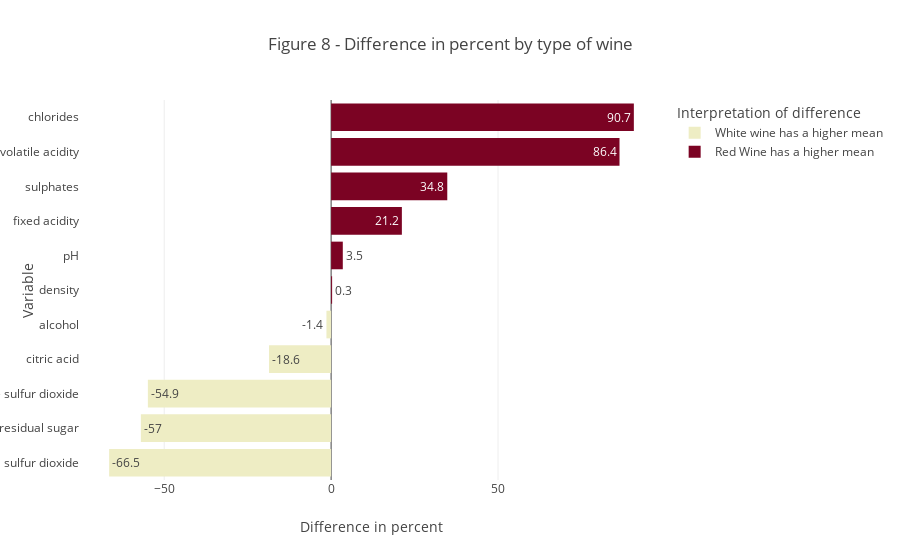

The code cell stored with this chart in its notebook:
### Markdown cell above
To summarize our findings, the following graph displays the difference in percent between the two means.

### Code cell
def interpretation_difference(difference):
    if difference  >=0:
        return "Red Wine has a higher mean"
    else:
        return "White wine has a higher mean"

lets_go_to_the_bar = a_bottle_ticket
lets_go_to_the_bar["Interpretation of difference"] = lets_go_to_the_bar["Difference (raw value)"].apply(interpretation_difference) #as a reminder, this table contains the mean of red and whites wine for each variable, their difference and their difference in percent.

lets_go_to_the_bar = px.bar(lets_go_to_the_bar[lets_go_to_the_bar["Statistics"] == "mean"], x="Difference in percent", y="Variable", color = "Interpretation of difference", 
                   title="Figure 8 - Difference in percent by type of wine",
                    text="Difference in percent",
                   color_discrete_map={"Red Wine has a higher mean": "rgb(123,3,35)", "White wine has a higher mean": "rgb(238, 237, 196)"},
                  template = "none")
lets_go_to_the_bar.update_layout(height=540)
lets_go_to_the_bar.update_layout(title_x=0.5)

lets_go_to_the_bar.show()

#Export lets_go_to_the_bar.write_image("Exported Graphs Library/Difference in percent by type of wine.png",scale = 12)

### Figure 1 — Plotly figure (JSON) as saved in the notebook; plotly's stock layout.template omitted (floating-point values rounded to 4 significant figures)
{"data": [{"alignmentgroup": "True", "hovertemplate": "Interpretation of difference=White wine has a higher mean<br>Difference in percent=%{text}<br>Variable=%{y}<extra></extra>", "legendgroup": "White wine has a higher mean", "marker": {"color": "rgb(238, 237, 196)", "pattern": {"shape": ""}}, "name": "White wine has a higher mean", "offsetgroup": "White wine has a higher mean", "orientation": "h", "showlegend": true, "text": [-66.5, -57, -54.9, -18.6, -1.4], "textposition": "auto", "type": "bar", "x": [-66.5, -57, -54.9, -18.6, -1.4], "xaxis": "x", "y": ["total sulfur dioxide", "residual sugar", "free sulfur dioxide", "citric acid", "alcohol"], "yaxis": "y"}, {"alignmentgroup": "True", "hovertemplate": "Interpretation of difference=Red Wine has a higher mean<br>Difference in percent=%{text}<br>Variable=%{y}<extra></extra>", "legendgroup": "Red Wine has a higher mean", "marker": {"color": "rgb(123,3,35)", "pattern": {"shape": ""}}, "name": "Red Wine has a higher mean", "offsetgroup": "Red Wine has a higher mean", "orientation": "h", "showlegend": true, "text": [0.3, 3.5, 21.2, 34.8, 86.4, 90.7], "textposition": "auto", "type": "bar", "x": [0.3, 3.5, 21.2, 34.8, 86.4, 90.7], "xaxis": "x", "y": ["density", "pH", "fixed acidity", "sulphates", "volatile acidity", "chlorides"], "yaxis": "y"}], "layout": {"autosize": true, "barmode": "relative", "legend": {"title": {"text": "Interpretation of difference"}, "tracegroupgap": 0}, "title": {"text": "Figure 8 - Difference in percent by type of wine", "x": 0.5}, "xaxis": {"anchor": "y", "autorange": true, "domain": [0, 1], "range": [-75.23, 99.43], "title": {"text": "Difference in percent"}, "type": "linear"}, "yaxis": {"anchor": "x", "autorange": true, "domain": [0, 1], "range": [-0.5, 10.5], "title": {"text": "Variable"}, "type": "category"}}}
